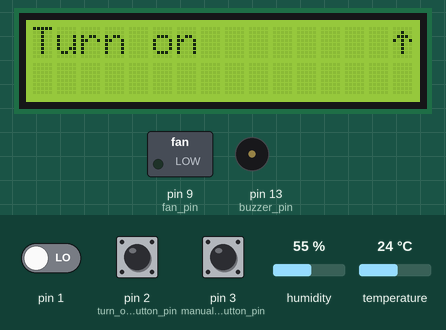
Recording of a sketch running on a simulated Arduino Uno, built with avr-gcc and run on an emulated ATmega328P. Parts: 16×2 character LCD, switched loads named in the sketch (green lamp = pin HIGH), buzzer (waves = sounding, pin HIGH). Inputs (shaded band) come from the test bench; at power-on: pin 2 (turn_on_button_pin) LOW, pin 1 LOW, pin 3 (manual_control_button_pin) LOW, humidity 55 %, temperature 24 °C.

Above: at 1.3 s.
1.4 s: pin 2 (turn_on_button_pin) pulled HIGH for 0.15 s
At 2.7 s:
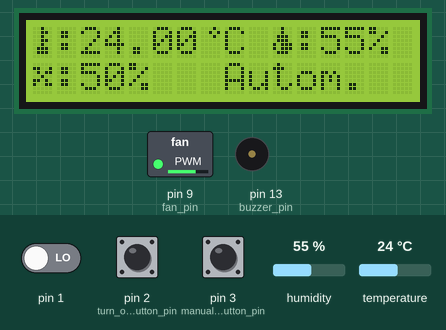
Timing chart, 0 to 4.4 s (numbered marks = the images above; inputs shaded):
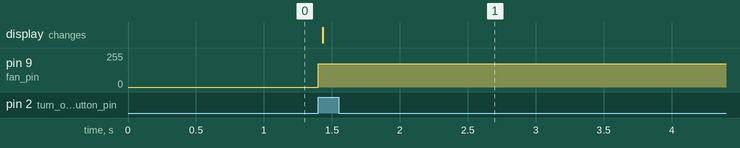

Measured:
- after the input at 1.4 s, pin 9 (fan_pin): 0/255 → 175/255 at once; the display: changes at once (image 1)

The sketch:

fan_project.ino
```cpp
#include <LiquidCrystal_I2C.h>
#include <DHT.h>

#define DHTPIN 10
#define DHTTYPE DHT11

LiquidCrystal_I2C lcd(0x27, 16, 2);
DHT dht(DHTPIN, DHTTYPE);

byte thermometer_icon[8] = {
  0b00100,
  0b00110,
  0b00100,
  0b00110,
  0b00100,
  0b01110,
  0b01110,
  0b00000
};

byte drop_icon[8] = {
  0b00100,
  0b00100,
  0b01110,
  0b01110,
  0b10111,
  0b10111,
  0b01110,
  0b00000
};

byte degree_icon[8] = {
  0b00010,
  0b00101,
  0b00010,
  0b00000,
  0b00000,
  0b00000,
  0b00000,
  0b00000
};

byte fan_icon[8] = {
  0b00000,
  0b11001,
  0b01011,
  0b00100,
  0b11010,
  0b10011,
  0b00000,
  0b00000
};

byte arrow_icon[8] = {
  0b00000,
  0b00100,
  0b01110,
  0b10101,
  0b00100,
  0b00100,
  0b00100,
  0b00000
};

int buzzer_pin = 13;
int fan_pin = 9;
int turn_on_button_pin = 2;
int manual_control_button_pin = 3;

float min_temperature = 14;
float max_temperature = 34;
float manual_fan_speed = 100;
float press_length_millisSeconds = 0;
boolean automatic_control = true;

float temperature;
int air_humidity;
int fan_speed;
int fan_speedLCD;

void setup(){
  pinMode(buzzer_pin, OUTPUT);
  pinMode(fan_pin, OUTPUT);
  pinMode(turn_on_button_pin, INPUT);
  pinMode(manual_control_button_pin, INPUT);

  lcd.createChar(0, thermometer_icon);
  lcd.createChar(1, drop_icon);
  lcd.createChar(2, degree_icon);
  lcd.createChar(3, fan_icon);
  lcd.createChar(4, arrow_icon);

  lcd.begin();
  lcd.print("Turn on        ");
  lcd.write((byte)4);

  dht.begin();
}

void loop() {
  temperature = dht.readTemperature();
  air_humidity = dht.readHumidity();

  if(!isnan(temperature) && !isnan(air_humidity)){
    if(digitalRead(turn_on_button_pin) == HIGH){
      fanSpeedMapping();
      displayInfo();
      switchToManualControl();
      standardsViolation();
      turn_on_button_pin = HIGH;
    }
  }
}

/*
Procedure standardsViolation() is used to handle case when
kiedy temperature temperature reading from sensor is too high or too low.
In this case, the buzzer is activated, which inforoms the user of
the event. It beeps for 2 seconds, then goes to sleep for 5 seconds.
It will do this until the temperature reading returns to normal.
*/

  void standardsViolation(){
    if(temperature >= max_temperature){
      digitalWrite(buzzer_pin, HIGH);
      delay(2000);
      digitalWrite(buzzer_pin, LOW);
      delay(5000);
    }else if (temperature <= min_temperature){
      digitalWrite(buzzer_pin, HIGH);
      delay(2000);
      digitalWrite(buzzer_pin, LOW);
      delay(5000);
    }
}

/*
Procedure fanSpeedMapping() is used to mapping:
  - the temperature reading range for a suitable motor operating range (fan_speed)
  - temperature reading range per appropriate percent of motor operating range for a properly adjusted motor operating range.
    It is displayed on the LCD screen (fan_speedLCD)
Mapping will not be performed when:
  - temperature will be outside the acceptable range
  - manual control mode is enabled
*/
void fanSpeedMapping(){
    if(temperature >= min_temperature && temperature <= max_temperature){
      if(automatic_control == true){
        fan_speed = map(temperature, min_temperature, max_temperature, 100, 250);
        fan_speedLCD = map(temperature, min_temperature, max_temperature, 0, 100);
        analogWrite(fan_pin, fan_speed);
      }else{
        analogWrite(fan_pin, manual_fan_speed);
      }
    }
}

/*
Procedure displayInfo() is used to displays all the
information you need such as:
  - temperature in degrees Celsius
  - the percentage of humidity of air
  - the percentage of fan speed
  - the current mode of the fan
with the symbols defined at the beginning of the program.
*/
void displayInfo(){
    lcd.home();
    lcd.write((byte)0);
    lcd.print(":");
    lcd.print(temperature);
    lcd.write((byte)2);
    lcd.print("C");
    lcd.print(" ");
    lcd.write((byte)1);
    lcd.print(":");
    lcd.print(air_humidity);
    lcd.print("% ");
    lcd.setCursor(0, 1);
    lcd.write((byte)3);
    lcd.print(":");

    if(automatic_control == true){
      lcd.print(fan_speedLCD);
      lcd.print("%");
      lcd.print("   Autom. ");
    }else{
      lcd.print(map(manual_fan_speed, 100, 250, 0, 100));
      lcd.print("%");
      lcd.print("   Manual ");
    }
}

/*
Procedure switchToManualControl(int przycisk) is used to to switch between fan modes.
Length of pressing the blue button is remembered. Depending on the value read,
the conditional statement is executed:
  - first reading of the length of the button press within the limits <100,2000)
    will cause the motor to go into manual mode and its speed is 10%.
    Each time user presses the blue button, this value is increased by 10%.
  - if the button is held for 2 seconds or more, it switches to automatic mode
    and resets the manual speed to its initial state.
*/
void switchToManualControl(){
  while(digitalRead(manual_control_button_pin) == HIGH){
    delay(100);
    press_length_millisSeconds = press_length_millisSeconds + 100;
  }

  if(press_length_millisSeconds >= 100 && press_length_millisSeconds < 2000){
    automatic_control = false;
    singlePressManualControlButton();
  }else if(press_length_millisSeconds >= 2000){
    automatic_control = true;
    manual_fan_speed = 100;
  }
  press_length_millisSeconds = 0;
}

/*
Procedure singlePressManualControlButton() is used for manual engine control.
When in manual motor control mode, pressing the blue button once
will increase the motor operation by 10%.
When maximum speed is reached, again
pressing the button will return you to the initial value, 10%
*/
void singlePressManualControlButton(){
    if(manual_fan_speed >= 100 && manual_fan_speed <=240){
      manual_fan_speed += 15;
    }else if (manual_fan_speed > 249){
      manual_fan_speed = 115;
    }
}
```
